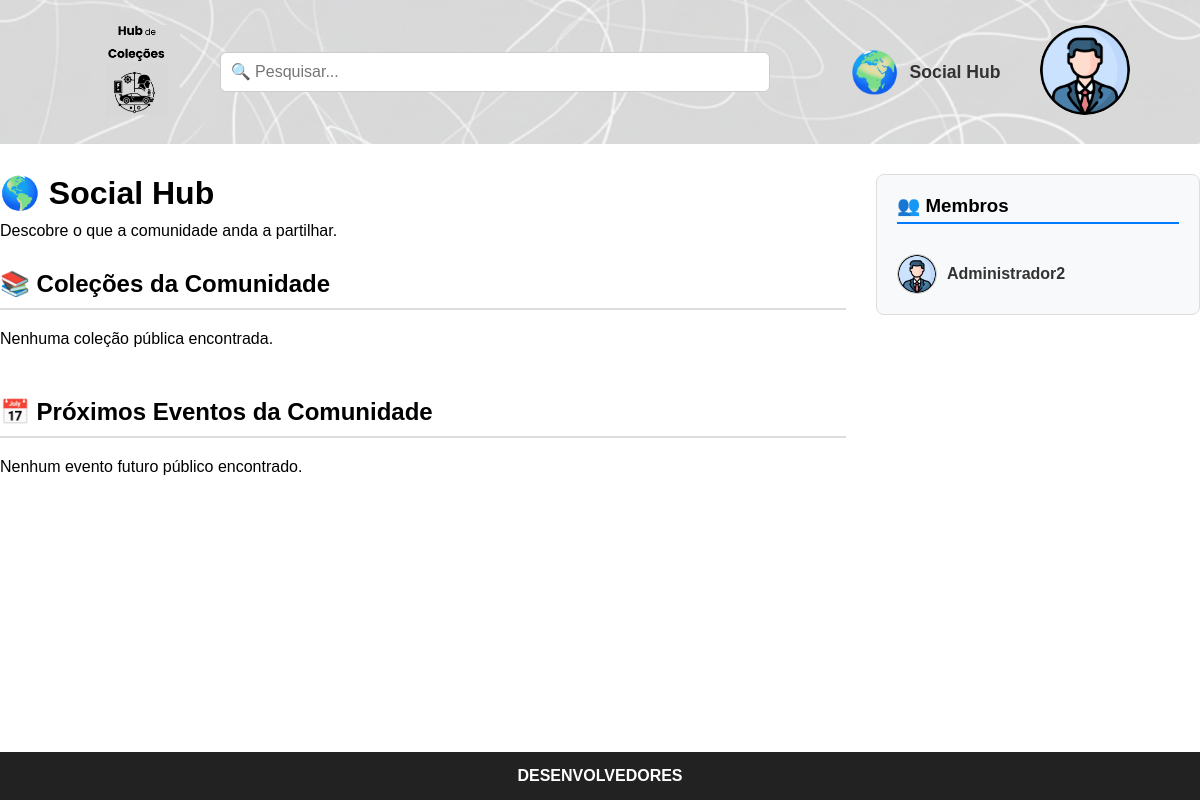
Screenshot of /Teamwork/public_html/social.php (signed in) with the database file from the repository.
### tables this page shows
CREATE TABLE users (
    id INT AUTO_INCREMENT PRIMARY KEY,
    email VARCHAR(100) NOT NULL UNIQUE,
    password VARCHAR(255) NOT NULL,
    name VARCHAR(100) NOT NULL,
    birthdate DATE,
    photo_path VARCHAR(255) DEFAULT 'images/profile.png',
    created_at TIMESTAMP DEFAULT CURRENT_TIMESTAMP
);

### Teamwork/public_html/php/get_profile_pic.php (called while the page is built, shortened)
<?php
require_once 'db.php';
if (isset($_SESSION['user_id'])) {
    $uid_pic = $_SESSION['user_id'];
    $stmt_pic = $conn->prepare("SELECT photo_path FROM users WHERE id = ?");
    $stmt_pic->bind_param("i", $uid_pic);
    if ($stmt_pic->execute()) {
        $res_pic = $stmt_pic->get_result();
        if ($row_pic = $res_pic->fetch_assoc()) {
            if (!empty($row_pic['photo_path'])) {
                $user_photo = $row_pic['photo_path'];
            }
        }
    }
}
?>

### Teamwork/public_html/social.php (the view, shortened to what this page needs)
<?php
require_once 'php/db.php';
require_once 'php/get_profile_pic.php';
$user_id = $_SESSION['user_id'];
$sql_cols = "SELECT c.*, u.name as owner_name
             FROM collections c
             JOIN users u ON c.user_id = u.id
             WHERE c.is_public = 1  AND c.user_id != ?
             ORDER BY c.created_date DESC";
$stmt_cols = $conn->prepare($sql_cols);
$stmt_cols->bind_param("i", $user_id);
$stmt_cols->execute();
$res_cols = $stmt_cols->get_result();
$sql_evts = "SELECT e.*, u.name as owner_name
             FROM events e
             JOIN users u ON e.creator_id = u.id
             WHERE e.is_public = 1 AND e.event_date >= CURDATE() AND e.creator_id != ?
             ORDER BY e.event_date DESC";
$stmt_evts = $conn->prepare($sql_evts);
$stmt_evts->bind_param("i", $user_id);
$stmt_evts->execute();
$res_evts = $stmt_evts->get_result();
$sql_users = "SELECT name, photo_path FROM users WHERE id != ? ORDER BY RAND()";
$stmt_users = $conn->prepare($sql_users);
$stmt_users->bind_param("i", $user_id);
$stmt_users->execute();
$res_users = $stmt_users->get_result();
?>
<!DOCTYPE html>
<html lang="pt">
<head>
    <link rel="stylesheet" href="css/style.css">
</head>
<body>
    <header class="top-bar-home">
        <div class="logo">
            <a href="homepage.php"><img src="images/logo.png" alt="Logo"></a>
        </div>
        <div class="search-bar">
    <div class="search-input-wrapper">
        <input type="text" id="live-search-input" placeholder="🔍 Pesquisar..." autocomplete="off">
    </div>
    <a href="social.php" class="social-hub-btn">
        <span class="social-hub-icon">🌍</span>
        <span class="social-hub-text">Social Hub</span>
    </a>
</div>
        <div class="user-icon">
            <a href="perfil.php">
                <img src="<?php echo htmlspecialchars($user_photo); ?>" alt="Perfil" height="90" style="border-radius: 50%; object-fit: cover; width: 90px;">
            </a>
        </div>
    </header>
    <main class="main-content" style="display: flex; gap: 30px; align-items: flex-start;">
        <div class="feed-container" style="flex: 3;">
            <h1>🌎 Social Hub</h1>
            <p style="margin-bottom: 30px; margin-top: 10px;">Descobre o que a comunidade anda a partilhar.</p>
            <h2 style="border-bottom: 2px solid #ddd; padding-bottom: 10px; margin-bottom: 20px;">📚 Coleções da Comunidade</h2>
            <section class="latest-collections" style="margin-bottom: 50px;">
                <?php if ($res_cols->num_rows > 0): ?>
                    <div style="display: grid; grid-template-columns: repeat(auto-fill, minmax(300px, 1fr)); gap: 20px;">
                        <?php while($col = $res_cols->fetch_assoc()): ?>
                            <div class="mini-event-card" style="position: relative; border-left: 5px solid #ffc107; display: flex; flex-direction: column; justify-content: space-between;">
                                <div>
                                    <span style="font-size: 0.8em; background: #e9ecef; padding: 2px 8px; border-radius: 4px; float: right;">
                                       Por: <a href="perfil_publico.php?id=<?php echo $col['user_id']; ?>" style="text-decoration: none; color: #007bff; font-weight: bold;">
                                             <?php echo htmlspecialchars($col['owner_name']); ?>
                                            </a>
                                    </span>
                                    <h4>
                                        <a href="detalhes_colecao.php?id=<?php echo $col['id']; ?>" style="text-decoration: none; color: #333;">
                                            <?php echo htmlspecialchars($col['title']); ?>
                                        </a>
                                    </h4>
                                    <p><em><?php echo htmlspecialchars($col['description']); ?></em></p>
                                </div>
                                <div style="margin-top: 15px; display: flex; gap: 10px;">
                                    <a href="detalhes_colecao.php?id=<?php echo $col['id']; ?>"
                                       class="btn-secondary"
                                       style="flex: 1; text-align: center; text-decoration: none; color: white; background-color: #17a2b8;">
                                        👁️ Ver
                                    </a>
                                    <a href="php/copy_collection.php?id=<?php echo $col['id']; ?>"
                                       class="btn-secondary"
                                       style="flex: 1; text-align: center; text-decoration: none; color: white;">
                                        📥 Importar
                                    </a>
                                </div>
                            </div>
                        <?php endwhile; ?>
                    </div>
                <?php else: ?>
                    <p>Nenhuma coleção pública encontrada.</p>
                <?php endif; ?>
            </section>
            <h2 style="border-bottom: 2px solid #ddd; padding-bottom: 10px; margin-bottom: 20px;">📅 Próximos Eventos da Comunidade</h2>
            <section class="latest-collections">
                <?php if ($res_evts->num_rows > 0): ?>
                    <div style="display: grid; grid-template-columns: repeat(auto-fill, minmax(300px, 1fr)); gap: 20px;">
                        <?php while($evt = $res_evts->fetch_assoc()): ?>
                            <div class="mini-event-card" style="position: relative; border-left: 5px solid #007bff;">
                                <span style="font-size: 0.8em; background: #e9ecef; padding: 2px 8px; border-radius: 4px; float: right;">
                                    Por: <?php echo htmlspecialchars($evt['owner_name']); ?>
                                </span>
                                <h4><?php echo htmlspecialchars($evt['name']); ?></h4>
                                <p>📍 <?php echo htmlspecialchars($evt['location']); ?></p>
                                <p>📅 <?php echo date('d/m/Y', strtotime($evt['event_date'])); ?></p>
                                <p><em><?php echo htmlspecialchars($evt['description']); ?></em></p>
                                <a href="php/copy_event.php?id=<?php echo $evt['id']; ?>"
                                   class="btn-secondary"
                                   style="display: block; text-align: center; margin-top: 15px; text-decoration: none; color: white;">
                                    📥 Importar Evento
                                </a>
                            </div>
                        <?php endwhile; ?>
                    </div>
                <?php else: ?>
                    <p>Nenhum evento futuro público encontrado.</p>
                <?php endif; ?>
            </section>
        </div>
        <aside class="sidebar" style="flex: 1; min-width: 250px; background: #f8f9fa; padding: 20px; border-radius: 8px; border: 1px solid #ddd;">
            <h3 style="margin-bottom: 15px; border-bottom: 2px solid #007bff; padding-bottom: 5px;">👥 Membros</h3>
            <?php if ($res_users->num_rows > 0): ?>
                <div style="display: flex; flex-direction: column; gap: 15px;">
                    <?php while($u = $res_users->fetch_assoc()): ?>
                        <?php
                            $u_img = !empty($u['photo_path']) ? $u['photo_path'] : 'images/profile.png';
                        ?>
                        <div style="display: flex; align-items: center; gap: 10px;">
                            <img src="<?php echo htmlspecialchars($u_img); ?>"
                                 alt="Foto"
                                 style="width: 40px; height: 40px; border-radius: 50%; object-fit: cover; border: 1px solid #ccc;">
                            <span style="font-weight: bold; color: #333;">
                                <?php echo htmlspecialchars($u['name']); ?>
                            </span>
                        </div>
                    <?php endwhile; ?>
                </div>
            <?php else: ?>
                <p>És o único membro por agora!</p>
            <?php endif; ?>
        </aside>
    </main>
    <footer class="bottom-bar">
        <a href="desenvolvedores.php">DESENVOLVEDORES</a>
    </footer>
</body>
</html>

### Teamwork/public_html/css/style.css (style rules this page uses)
* { margin: 0; padding: 0; box-sizing: border-box; font-family: Arial, Helvetica, sans-serif; }
.logo img { height: 90px; }
input { padding: 10px; border: 1px solid #ccc; border-radius: 6px; font-size: 16px; }
.social-hub-btn { text-decoration: none; color: #333; font-weight: bold; display: flex; align-items: center; gap: 10px; margin-left: 80px; white-space: nowrap; transition: transform 0.2s ease, color 0.2s ease; }
.social-hub-icon { font-size: 2.5em; line-height: 1; }
.social-hub-text { font-size: 1.1em; }
.bottom-bar { width: 100%; background-color: #222; color: white; text-align: center; padding: 15px; position: fixed; bottom: 0; left: 0; }
.bottom-bar a { color: white; text-decoration: none; font-weight: bold; }
.top-bar-home { display: flex; align-items: center; justify-content: space-between; padding: 25px 70px; background-image: url("../images/backgroundtest.png"); background-size: cover; background-position: center; background-repeat: no-repeat; }
.top-bar-home .logo img { height: 90px; margin-left: 20px; }
.top-bar-home .search-bar { flex: 1; display: flex; justify-content: center; align-items: center; position: relative; }
.top-bar-home .search-bar input { width: 100%; padding: 10px; border-radius: 6px; border: 1px solid #ccc; font-size: 16px; }
.top-bar-home .user-icon img { height: 90px; cursor: pointer; }
.main-content { display: flex; max-width: 1200px; margin: 30px auto 50px auto; gap: 20px; }
.latest-collections { flex: 3; }
.sidebar { flex: 1; display: flex; flex-direction: column; gap: 15px; }
.top-bar-home .search-bar { position: relative; }
.search-input-wrapper { position: relative; width: 550px; }

### rows the page displays
users: photo_path (picture)
users: photo_path (picture), name "Administrador2"
